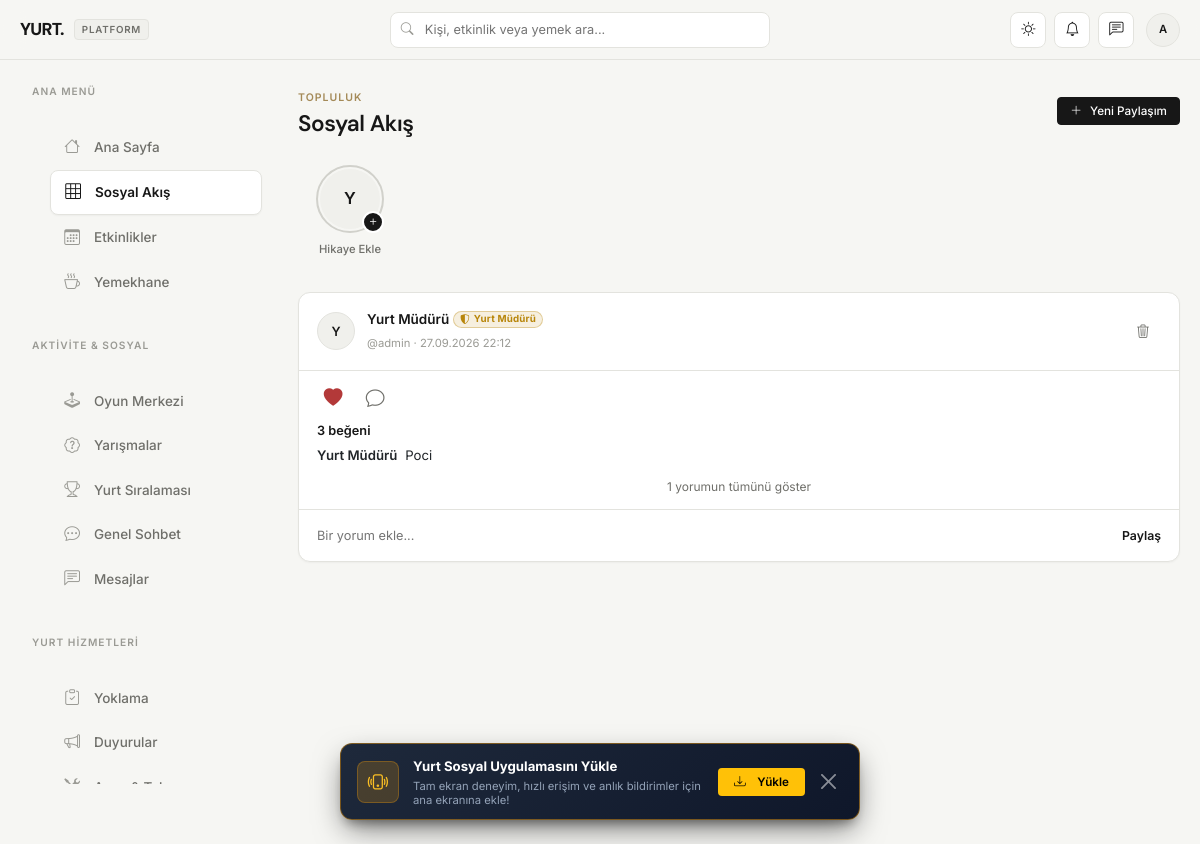
Before: /feed (signed in) with the older database file.
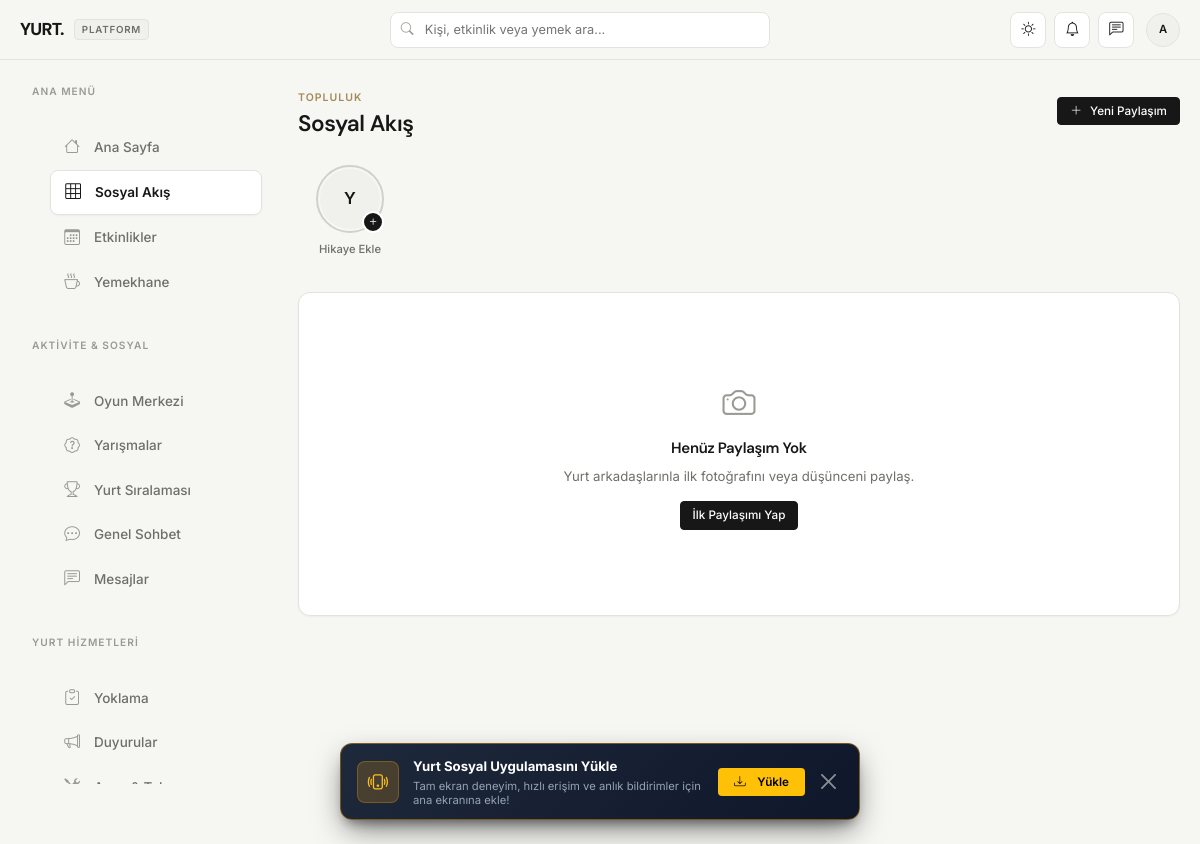
After: the same page with the newer database file.
### tables this page shows
CREATE TABLE users (
            id INTEGER PRIMARY KEY AUTOINCREMENT,
            username TEXT UNIQUE NOT NULL,
            password TEXT NOT NULL,
            full_name TEXT NOT NULL,
            room_number TEXT,
            is_admin INTEGER DEFAULT 0,
            created_at TIMESTAMP DEFAULT CURRENT_TIMESTAMP
        , profile_photo TEXT, bio TEXT, in_dorm INTEGER DEFAULT 1, profile_theme TEXT DEFAULT 'default', role TEXT DEFAULT 'ogrenci');

CREATE TABLE posts (
            id INTEGER PRIMARY KEY AUTOINCREMENT,
            user_id INTEGER NOT NULL,
            caption TEXT,
            media_path TEXT,
            media_type TEXT NOT NULL CHECK(media_type IN ('image', 'video', 'text')),
            created_at TIMESTAMP DEFAULT CURRENT_TIMESTAMP,
            FOREIGN KEY (user_id) REFERENCES users (id)
        );

### app.py (the view, shortened to what this page needs)
@app.route('/feed')
@login_required
def feed():
    page = request.args.get('page', 1, type=int)
    if page < 1:
        page = 1
    offset = (page - 1) * POSTS_PER_PAGE
    conn = get_db()
    posts = conn.execute('''
        SELECT p.*, u.full_name, u.username, u.profile_photo, u.role, u.is_admin,
               (SELECT COUNT(*) FROM post_likes WHERE post_id = p.id) as like_count,
               (SELECT COUNT(*) FROM post_comments WHERE post_id = p.id) as comment_count,
               (SELECT COUNT(*) FROM post_likes WHERE post_id = p.id AND user_id = ?) as liked_by_me
        FROM posts p
        JOIN users u ON p.user_id = u.id
        ORDER BY p.created_at DESC
        LIMIT ? OFFSET ?
    ''', (session['user_id'], POSTS_PER_PAGE + 1, offset)).fetchall()
    has_more = len(posts) > POSTS_PER_PAGE
    posts = posts[:POSTS_PER_PAGE]
    posts_with_comments = []
    for p in posts:
        comments = conn.execute('''
            SELECT pc.*, u.full_name, u.username, u.role, u.is_admin
            FROM post_comments pc
            JOIN users u ON pc.user_id = u.id
            WHERE pc.post_id = ?
            ORDER BY pc.created_at ASC
        ''', (p['id'],)).fetchall()
        row = dict(p)
        row['comments'] = nest_comments(comments)
        posts_with_comments.append(row)
    conn.close()
    conn = get_db()
    story_rows = conn.execute('''
        SELECT s.*, u.username, u.full_name, u.profile_photo,
               EXISTS(SELECT 1 FROM story_views v WHERE v.story_id = s.id AND v.user_id = ?) as seen
        FROM stories s
        JOIN users u ON s.user_id = u.id
        WHERE s.expires_at > datetime('now')
        ORDER BY s.user_id = ? DESC, s.created_at ASC
    ''', (session['user_id'], session['user_id'])).fetchall()
    conn.close()
    stories_by_user = OrderedDict()
    return render_template('feed.html', posts=posts_with_comments, page=page, has_more=has_more,
                            story_groups=list(stories_by_user.values()))

### templates/feed.html (shortened to what this page needs)
{% extends "base.html" %}
{% block content %}
<div class="d-flex align-items-center justify-content-between mb-4">
    <div>
        <span class="kicker">Topluluk</span>
        <h4 class="fw-bold mb-0">Sosyal Akış</h4>
    </div>
    <a href="{{ url_for('create_post') }}" class="btn btn-primary btn-sm">
        <i class="bi bi-plus-lg"></i> Yeni Paylaşım
    </a>
</div>
<div class="stories-bar">
    <div class="story-item add-story" id="add-story-btn">
        <div class="story-ring seen">
            <div class="story-avatar-inner">
                {% if current_user.profile_photo %}
                <img src="{{ url_for('static', filename='uploads/profiles/' + current_user.profile_photo) }}" alt="">
                {% else %}
                <span>{{ current_user.full_name[0]|upper if current_user and current_user.full_name else session.username[0]|upper }}</span>
                {% endif %}
            </div>
            <span class="plus-badge"><i class="bi bi-plus"></i></span>
        </div>
        <span class="story-label">Hikaye Ekle</span>
    </div>
</div>
{% if posts %}
    {% for p in posts %}
    <article class="card post-card" id="post-{{ p.id }}">
        <div class="post-header">
            {% set author_role_key = p.role or ('yurt_muduru' if p.is_admin else 'ogrenci') %}
            {% set author_role = user_roles.get(author_role_key, user_roles['ogrenci']) %}
            <a href="{{ url_for('profile', username=p.username) }}" class="avatar-ring">
                {% if p.profile_photo %}
                <img src="{{ url_for('static', filename='uploads/profiles/' + p.profile_photo) }}" class="avatar" width="38" height="38" alt="">
                {% else %}
                <div class="avatar" style="width:38px;height:38px;">{{ p.full_name[0]|upper }}</div>
                {% endif %}
            </a>
            <div class="flex-fill min-w-0">
                <div class="d-flex align-items-center gap-1 flex-wrap">
                    <a href="{{ url_for('profile', username=p.username) }}" class="name text-truncate">{{ p.full_name }}</a>
                    {% if author_role_key != 'ogrenci' %}
                    <span class="role-badge {{ author_role.class }}" style="font-size:0.65rem; padding:1px 6px;">
                        <i class="bi {{ author_role.icon }} me-1"></i>{{ author_role.badge }}
                    </span>
                    {% endif %}
                </div>
                <span class="meta">@{{ p.username }} · {{ p.created_at|datetime_tr }}</span>
            </div>
            {% if p.user_id == session.user_id or can('moderate_content') %}
            <a href="{{ url_for('delete_post', post_id=p.id) }}" class="icon-btn border-0 text-muted" style="font-size:0.9rem;" onclick="return confirm('Bu gönderiyi silmek istediğinizden emin misiniz?')" title="Sil">
                <i class="bi bi-trash3"></i>
            </a>
            {% endif %}
        </div>
        <div class="post-actions">
            <button class="icon-btn like-btn {{ 'liked' if p.liked_by_me }}" data-post-id="{{ p.id }}" title="Beğen">
                <i class="bi {{ 'bi-heart-fill' if p.liked_by_me else 'bi-heart' }}"></i>
            </button>
            <button class="icon-btn comment-toggle-btn" data-target="comments-{{ p.id }}" title="Yorum Yap">
                <i class="bi bi-chat"></i>
            </button>
        </div>
        <div class="post-likes">
            <span id="like-count-{{ p.id }}">{{ p.like_count }}</span> beğeni
        </div>
        {% if p.caption and p.media_type != 'text' %}
        <div class="post-caption">
            <a href="{{ url_for('profile', username=p.username) }}" class="name">{{ p.full_name }}</a>{{ p.caption }}
        </div>
        {% endif %}
        {% if p.comment_count %}
        <button class="comment-toggle-link comment-toggle-btn" data-target="comments-{{ p.id }}">
            {{ p.comment_count }} yorumun tümünü göster
        </button>
        {% endif %}
        <form class="post-comment-form" action="{{ url_for('comment_post', post_id=p.id) }}" method="POST">
            <input type="text" name="comment" placeholder="Bir yorum ekle..." autocomplete="off" required>
            <button type="submit">Paylaş</button>
        </form>
    </article>
    {% endfor %}
{% else %}
    <div class="card card-pad text-center py-5">
        <div class="empty-state">
            <i class="bi bi-camera"></i>
            <h6 class="fw-bold mt-2">Henüz Paylaşım Yok</h6>
            <p class="small text-muted mb-3">Yurt arkadaşlarınla ilk fotoğrafını veya düşünceni paylaş.</p>
            <a href="{{ url_for('create_post') }}" class="btn btn-primary btn-sm">İlk Paylaşımı Yap</a>
        </div>
    </div>
{% endif %}
{% endblock %}

### templates/base.html (shortened to what this page needs)
{% import '_icons.html' as icons %}
<!DOCTYPE html>
<html lang="tr" data-bs-theme="light">
<head>
    <link href="https://cdn.jsdelivr.net/npm/bootstrap@5.3.0/dist/css/bootstrap.min.css" rel="stylesheet">
    <link rel="stylesheet" href="https://cdn.jsdelivr.net/npm/bootstrap-icons@1.11.3/font/bootstrap-icons.min.css">
    <link rel="stylesheet" href="{{ url_for('static', filename='css/style.css', v='20260819-auto-attendance-ios-push-event-fix') }}">
</head>
<body class="{{ '' if session.get('user_id') else 'no-chrome' }} {% block body_class %}{% endblock %}">
    <div id="pwa-install-banner" class="pwa-banner" style="display: none;">
        <div class="pwa-banner-icon">
            <i class="bi bi-phone-vibrate"></i>
        </div>
        <div class="pwa-banner-text">
            <strong>Yurt Sosyal Uygulamasını Yükle</strong>
            <span>Tam ekran deneyim, hızlı erişim ve anlık bildirimler için ana ekranına ekle!</span>
        </div>
        <div class="pwa-banner-actions">
            <button type="button" class="btn btn-warning btn-sm fw-bold px-3" id="pwa-install-btn">
                <i class="bi bi-download me-1"></i> Yükle
            </button>
            <button type="button" class="btn-close btn-close-white p-2" id="pwa-dismiss-btn" aria-label="Kapat"></button>
        </div>
    </div>
    {% if session.get('user_id') %}
    <header class="topbar">
        <div class="topbar-inner">
            <div class="d-flex align-items-center gap-3">
                <a class="brand" href="{{ url_for('dashboard') }}">
                    <span style="letter-spacing: -0.04em; font-weight: 800;">YURT.</span>
                    <span class="brand-badge">Platform</span>
                </a>
            </div>
            <div class="topbar-search position-relative" id="topbarSearchContainer">
                <input type="text" placeholder="Kişi, etkinlik veya yemek ara..." id="global-search-input" autocomplete="off">
            </div>
            <div class="topbar-actions">
                <button class="icon-btn" id="theme-toggle-btn" title="Aydınlık / Karanlık Tema">
                    <i class="bi bi-sun" id="theme-icon"></i>
                </button>
                <div class="dropdown">
                    <button class="icon-btn" type="button" data-bs-toggle="dropdown" aria-expanded="false" data-bs-auto-close="true">
                        <i class="bi bi-bell"></i>
                    </button>
                </div>
                <a href="{{ url_for('messages_list') }}" class="icon-btn position-relative" title="Mesajlar">
                    <i class="bi bi-chat-left-text"></i>
                </a>
                <div class="d-none d-md-flex align-items-center ms-1">
                    <a href="{{ url_for('profile', username=session.username) }}" class="avatar" style="width:34px;height:34px;font-size:0.75rem;" title="Profilim">
                        {% if current_user and current_user.profile_photo %}
                        <img src="{{ url_for('static', filename='uploads/profiles/' + current_user.profile_photo) }}" alt="" style="width:100%;height:100%;object-fit:cover;border-radius:50%;">
                        {% else %}
                        {{ session.username[0]|upper }}
                        {% endif %}
                    </a>
                </div>
            </div>
        </div>
    </header>
    {% endif %}
    {% if session.get('user_id') %}
    <div class="app-shell {% block shell_class %}{% endblock %}">
        <aside class="desktop-sidebar">
            <div class="sidebar-section-title">Ana Menü</div>
            <ul class="sidebar-nav-list">
                <li><a class="sidebar-link {{ 'active' if request.endpoint == 'dashboard' }}" href="{{ url_for('dashboard') }}"><i class="bi bi-house"></i> Ana Sayfa</a></li>
                {% if can('page_feed') %}<li><a class="sidebar-link {{ 'active' if request.endpoint in ['feed','create_post'] }}" href="{{ url_for('feed') }}"><i class="bi bi-grid-3x3"></i> Sosyal Akış</a></li>{% endif %}
                {% if can('page_events') %}<li><a class="sidebar-link {{ 'active' if request.endpoint in ['events','create_event','event_detail'] }}" href="{{ url_for('events') }}"><i class="bi bi-calendar3"></i> Etkinlikler</a></li>{% endif %}
                {% if can('page_menu') %}<li><a class="sidebar-link {{ 'active' if request.endpoint in ['menu_page','rate_menu'] }}" href="{{ url_for('menu_page') }}"><i class="bi bi-cup-hot"></i> Yemekhane</a></li>{% endif %}
            </ul>
            <div class="sidebar-section-title">Aktivite & Sosyal</div>
            <ul class="sidebar-nav-list">
                {% if can('page_games') %}<li><a class="sidebar-link {{ 'active' if request.endpoint in ['games_hub','game_play'] }}" href="{{ url_for('games_hub') }}"><i class="bi bi-joystick"></i> Oyun Merkezi</a></li>{% endif %}
                {% if can('page_quiz') %}<li><a class="sidebar-link {{ 'active' if request.endpoint in ['quiz_list','quiz_detail','quiz_play','quiz_host_screen','quiz_join','quiz_create'] }}" href="{{ url_for('quiz_list') }}"><i class="bi bi-patch-question"></i> Yarışmalar</a></li>{% endif %}
                {% if can('page_leaderboard') %}<li><a class="sidebar-link {{ 'active' if request.endpoint == 'leaderboard_page' }}" href="{{ url_for('leaderboard_page') }}"><i class="bi bi-trophy"></i> Yurt Sıralaması</a></li>{% endif %}
                {% if can('page_chat') %}<li><a class="sidebar-link {{ 'active' if request.endpoint == 'chat' }}" href="{{ url_for('chat') }}"><i class="bi bi-chat-dots"></i> Genel Sohbet</a></li>{% endif %}
                {% if can('page_messages') %}<li><a class="sidebar-link {{ 'active' if request.endpoint in ['messages_list','messages_thread'] }}" href="{{ url_for('messages_list') }}"><i class="bi bi-chat-left-text"></i> Mesajlar</a></li>{% endif %}
            </ul>
            <div class="sidebar-section-title">Yurt Hizmetleri</div>
            <ul class="sidebar-nav-list">
                {% if can('page_attendance') %}
                <li>
                    <a class="sidebar-link {{ 'active' if request.endpoint in ['attendance_list','attendance_detail'] }}" href="{{ url_for('attendance_list') }}">
                        <i class="bi bi-clipboard-check"></i> Yoklama
                    </a>
                </li>
                {% endif %}
                {% if can('page_announcements') %}<li><a class="sidebar-link {{ 'active' if request.endpoint == 'announcements_page' }}" href="{{ url_for('announcements_page') }}"><i class="bi bi-megaphone"></i> Duyurular</a></li>{% endif %}
                {% if can('page_maintenance') %}
                <li>
                    <a class="sidebar-link {{ 'active' if request.endpoint == 'maintenance_page' }}" href="{{ url_for('maintenance_page') }}">
                        <i class="bi bi-tools"></i> Arıza & Talep
                    </a>
                </li>
                {% endif %}
            </ul>
        </aside>
        <main class="main-content">
            {% block content %}{% endblock %}
        </main>
    </div>
    {% endif %}
</body>
</html>

Changed rows visible on the page:
removed posts: full_name "Y", full_name "Yurt Müdürü", username "admin", created_at "27.09.2026 22:12", like_count "3", caption "Poci", comment_count "1"
removed roles: badge "Yurt Müdürü"
Other visible differences:
text now shown: "Henüz Paylaşım Yok Yurt arkadaşlarınla ilk fotoğrafını veya düşünceni paylaş. İlk Paylaşımı Yap"
